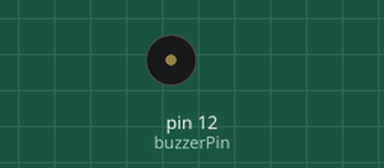
This sketch was run on a simulated Arduino Uno, built with avr-gcc and run on an emulated ATmega328P. On the bench: buzzer (waves = sounding).

Above: at 1.2 s.
At 4.2 s:
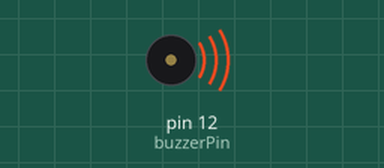
Timing chart, 0 to 9.1 s (numbered marks = the images above):
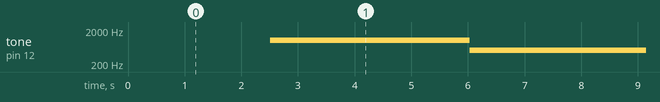

The sketch:

ACT11.ino
```cpp
int buzzerPin = 12;

void setup() {
  // put your setup code here, to run once:
  pinMode(buzzerPin,OUTPUT);//set buzzerpin as output
}

void loop() {
  // put your main code here, to run repeatedly:
for(int i = 500; i<= 1000; i++)//increase frequency
{
  tone(buzzerPin,i); //generate tone

  delay(5);
}
delay(1000);

for(int i = 1000; i>= 500; i--) //decrease frequency

{
  tone(buzzerPin,i);
  delay(5);
}
delay(1000);
}
```

Measured:
- by itself, tone on pin 12 (buzzerPin): alternates 1000 Hz for 3.5 s and 500 Hz for 3.5 s
